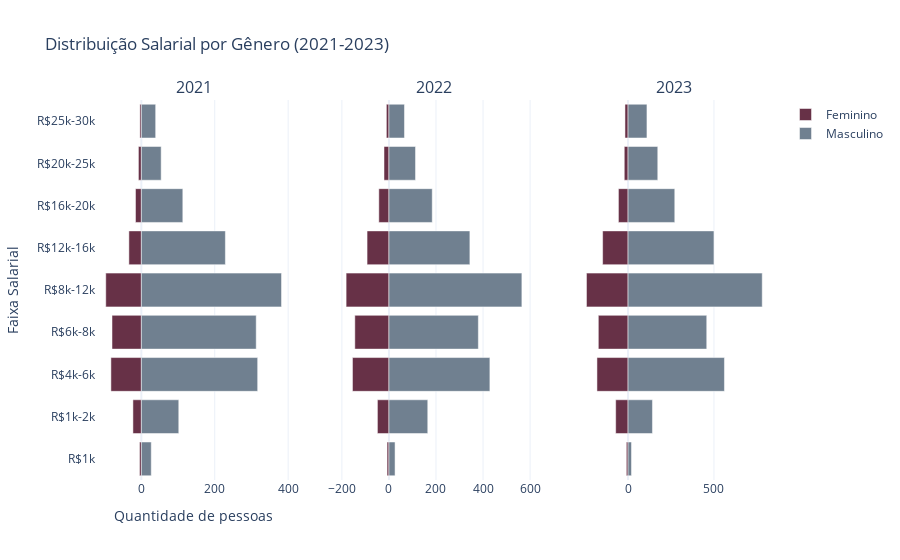

The notebook cell this image was saved under:
### Markdown cell above
# Visualizando os dados

### Code cell
import plotly.graph_objects as go
from plotly.subplots import make_subplots

# Criando um DataFrame agrupado para contar quantas pessoas há por faixa salarial e gênero
df_grouped = df_unificado.groupby(["ano_pesquisa", "faixa_salarial", "genero"]).size().reset_index(name="count")

# Criando a figura com subplots
fig = make_subplots(rows=1, cols=3, shared_yaxes=True, subplot_titles=["2021", "2022", "2023"])

anos = ['2021', '2022', '2023']
cores = {"Masculino": "#708090", "Feminino": "#673147"}

for i, ano in enumerate(anos):
    # Filtrando dados do ano atual
    df_plot = df_grouped[df_grouped["ano_pesquisa"] == ano].pivot(index="faixa_salarial", columns="genero", values="count").fillna(0)

    # Garantindo que as colunas existam, preenchendo com 0 se necessário
    for genero in ["Masculino", "Feminino"]:
        if genero not in df_plot.columns:
            df_plot[genero] = 0
    
    # Filtrando faixas que têm pelo menos um registro (soma das colunas > 0)
    df_plot = df_plot[(df_plot["Masculino"] > 0) | (df_plot["Feminino"] > 0)]
    
    # Se não houver dados, continue para o próximo ano
    if df_plot.empty:
        continue
    
    # Adicionando barras para Feminino (negativo para inverter no gráfico)
    fig.add_trace(go.Bar(
        y=df_plot.index,
        x=-df_plot["Feminino"],
        name="Feminino",
        orientation="h",
        marker=dict(color=cores["Feminino"]),
        showlegend=True if i == 0 else False
    ), row=1, col=i+1)

    # Adicionando barras para Masculino
    fig.add_trace(go.Bar(
        y=df_plot.index,
        x=df_plot["Masculino"],
        name="Masculino",
        orientation="h",
        marker=dict(color=cores["Masculino"]),
        showlegend=True if i == 0 else False
    ), row=1, col=i+1)

# Configurando layout
fig.update_layout(
    title="Distribuição Salarial por Gênero (2021-2023)",
    xaxis_title="Quantidade de pessoas",
    yaxis_title="Faixa Salarial",
    barmode="relative",
    template="plotly_white"
)

fig.show()

### Figure 1 — Plotly figure (JSON) as saved in the notebook; plotly's stock layout.template omitted (floating-point values rounded to 4 significant figures)
{"data": [{"marker": {"color": "#673147"}, "name": "Feminino", "orientation": "h", "showlegend": true, "type": "bar", "x": [-5, -23, -83, -80, -97, -34, -16, -8, -4], "xaxis": "x", "y": ["R$1k", "R$1k-2k", "R$4k-6k", "R$6k-8k", "R$8k-12k", "R$12k-16k", "R$16k-20k", "R$20k-25k", "R$25k-30k"], "yaxis": "y"}, {"marker": {"color": "#708090"}, "name": "Masculino", "orientation": "h", "showlegend": true, "type": "bar", "x": [27, 102, 317, 313, 382, 229, 113, 54, 39], "xaxis": "x", "y": ["R$1k", "R$1k-2k", "R$4k-6k", "R$6k-8k", "R$8k-12k", "R$12k-16k", "R$16k-20k", "R$20k-25k", "R$25k-30k"], "yaxis": "y"}, {"marker": {"color": "#673147"}, "name": "Feminino", "orientation": "h", "showlegend": false, "type": "bar", "x": [-8, -49, -155, -145, -182, -93, -43, -21, -11], "xaxis": "x2", "y": ["R$1k", "R$1k-2k", "R$4k-6k", "R$6k-8k", "R$8k-12k", "R$12k-16k", "R$16k-20k", "R$20k-25k", "R$25k-30k"], "yaxis": "y2"}, {"marker": {"color": "#708090"}, "name": "Masculino", "orientation": "h", "showlegend": false, "type": "bar", "x": [26, 165, 429, 380, 565, 344, 184, 113, 66], "xaxis": "x2", "y": ["R$1k", "R$1k-2k", "R$4k-6k", "R$6k-8k", "R$8k-12k", "R$12k-16k", "R$16k-20k", "R$20k-25k", "R$25k-30k"], "yaxis": "y2"}, {"marker": {"color": "#673147"}, "name": "Feminino", "orientation": "h", "showlegend": false, "type": "bar", "x": [-10, -72, -181, -173, -242, -148, -56, -22, -18], "xaxis": "x3", "y": ["R$1k", "R$1k-2k", "R$4k-6k", "R$6k-8k", "R$8k-12k", "R$12k-16k", "R$16k-20k", "R$20k-25k", "R$25k-30k"], "yaxis": "y3"}, {"marker": {"color": "#708090"}, "name": "Masculino", "orientation": "h", "showlegend": false, "type": "bar", "x": [20, 142, 561, 458, 781, 500, 272, 173, 110], "xaxis": "x3", "y": ["R$1k", "R$1k-2k", "R$4k-6k", "R$6k-8k", "R$8k-12k", "R$12k-16k", "R$16k-20k", "R$20k-25k", "R$25k-30k"], "yaxis": "y3"}], "layout": {"annotations": [{"font": {"size": 16}, "showarrow": false, "text": "2021", "x": 0.1444, "xanchor": "center", "xref": "paper", "y": 1, "yanchor": "bottom", "yref": "paper"}, {"font": {"size": 16}, "showarrow": false, "text": "2022", "x": 0.5, "xanchor": "center", "xref": "paper", "y": 1, "yanchor": "bottom", "yref": "paper"}, {"font": {"size": 16}, "showarrow": false, "text": "2023", "x": 0.8556, "xanchor": "center", "xref": "paper", "y": 1, "yanchor": "bottom", "yref": "paper"}], "barmode": "relative", "title": {"text": "Distribuição Salarial por Gênero (2021-2023)"}, "xaxis": {"anchor": "y", "domain": [0, 0.2889], "title": {"text": "Quantidade de pessoas"}}, "xaxis2": {"anchor": "y2", "domain": [0.3556, 0.6444]}, "xaxis3": {"anchor": "y3", "domain": [0.7111, 1]}, "yaxis": {"anchor": "x", "domain": [0, 1], "title": {"text": "Faixa Salarial"}}, "yaxis2": {"anchor": "x2", "domain": [0, 1], "matches": "y", "showticklabels": false}, "yaxis3": {"anchor": "x3", "domain": [0, 1], "matches": "y", "showticklabels": false}}}
